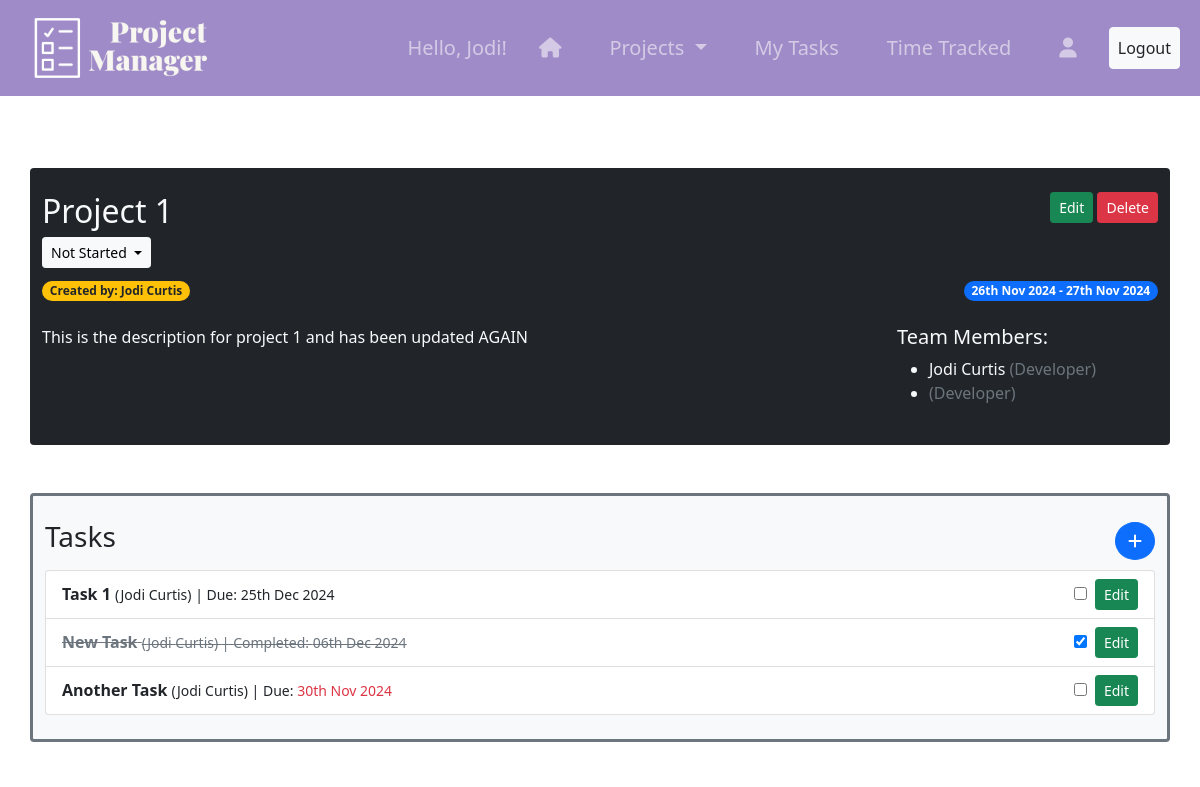
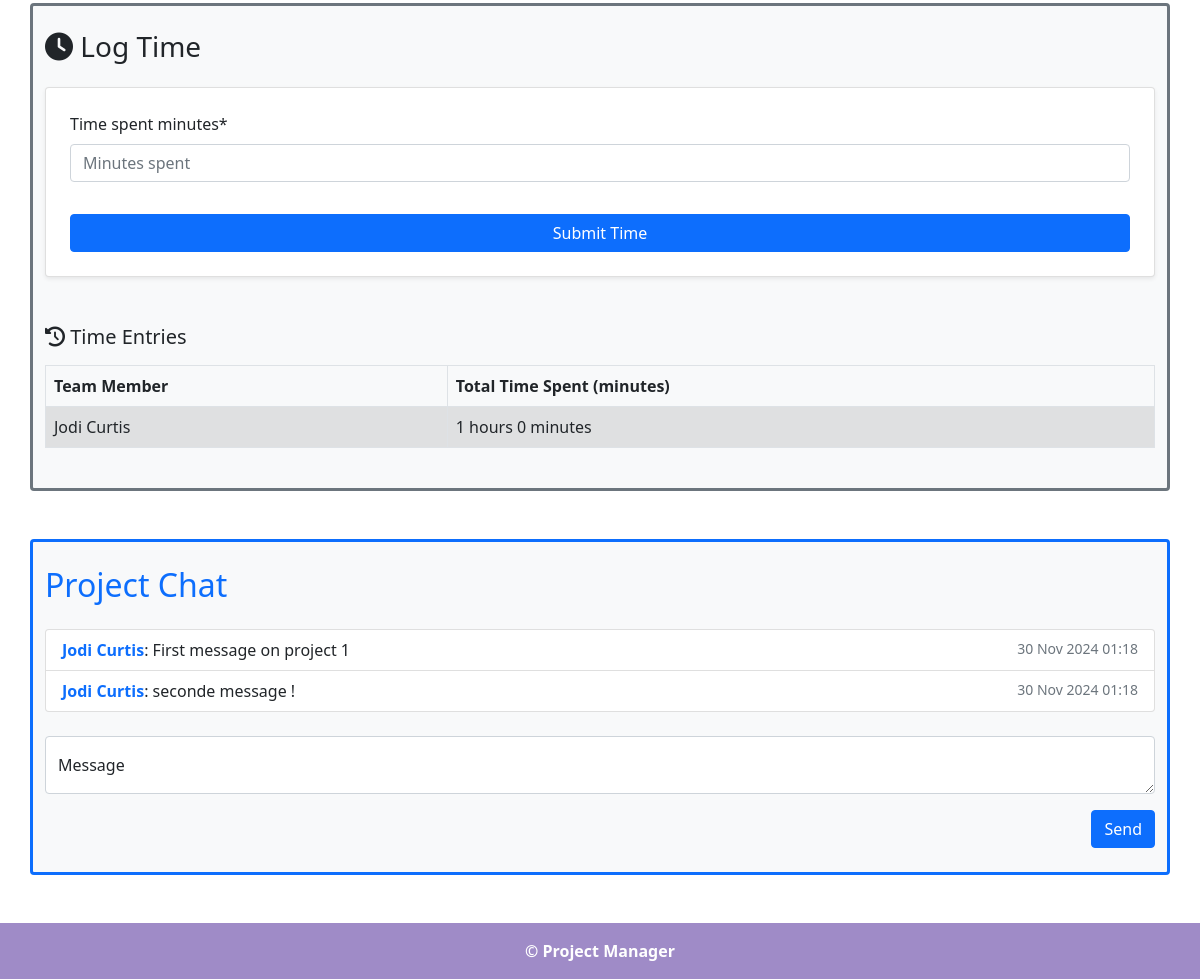
Screenshot of /projects/project/1 (signed in) with the database file from the repository (2 pictures, top to bottom).
### projects/models.py (models this page shows, shortened)
class Project(models.Model):
    STATUS_CHOICES = [
        ('Not Started', 'Not Started'),
        ('In Progress', 'In Progress'),
        ('Completed', 'Completed'),
    ]
    name = models.CharField(max_length=200)
    description = models.TextField()
    created_by = models.ForeignKey(User, on_delete=models.CASCADE)
    start_date = models.DateField(default=date.today) #default to today
    end_date = models.DateField(default= date.today() + timedelta(1)) #defult to tomorrow
    team_members = models.ManyToManyField(User, related_name='projects')
    status = models.CharField(max_length=50, choices=STATUS_CHOICES, default='Not Started') #default to not started

### users/models.py (models this page shows, shortened)
class Profile(models.Model):
    JOB_ROLE_CHOICES = [
        ('developer', 'Developer'),
        ('designer', 'Designer'),
        ('manager', 'Manager'),
        ('analyst', 'Analyst'),
        ('other', 'Other'),
    ]
    user = models.OneToOneField(User, on_delete=models.CASCADE)
    image = models.ImageField(default='default.jpg', upload_to='profile_pics')
    job_role = models.CharField(max_length=100, choices=JOB_ROLE_CHOICES, default='other') #default to other

### tasks/models.py (models this page shows, shortened)
class Task(models.Model):
    name = models.CharField(max_length=200)
    due_date = models.DateField(default= date.today() + timedelta(1)) #default to today
    completed_date = models.DateField(null=True, blank=True) # allow null or blank as shouldnt be set initially
    assigned_to = models.ForeignKey(User, on_delete=models.SET_NULL, null=True)
    complete = models.BooleanField(default=False) #default to false
    project = models.ForeignKey(Project, on_delete=models.CASCADE, related_name='tasks')
    def is_overdue(self):
        return not self.complete and self.due_date < date.today()

### chat/models.py (models this page shows, shortened)
class ChatMessage(models.Model):
    project = models.ForeignKey(Project, on_delete=models.CASCADE, related_name='messages')
    user = models.ForeignKey(User, on_delete=models.CASCADE)
    message = models.TextField()
    timestamp = models.DateTimeField(auto_now_add=True)

### projects/views.py (the view, shortened to what this page needs)
# urls.py: path('project/<int:pk>', ProjectDetailView.as_view(), name='project-detail'),
class ProjectDetailView(LoginRequiredMixin, DetailView):
    model = Project
    def get_context_data(self, **kwargs):
        context = super().get_context_data(**kwargs)
        context['tasks'] = self.object.tasks.all() #get all tasks
        chat_messages = self.object.messages.order_by('timestamp') #get chats and order by date/time
        context['form'] = TimeEntryForm()
        now = timezone.now()
        for message in chat_messages:
            message_date = message.timestamp.date()
            message_time = message.timestamp.strftime('%H:%M')
            if message_date == now.date():
                message.display_timestamp = f"Today {message_time}"
            elif message_date == (now - timedelta(days=1)).date():
                message.display_timestamp = f"Yesterday {message_time}"
            else:
                message.display_timestamp = message.timestamp.strftime('%d %b %Y %H:%M')
        context['chat_messages'] = chat_messages
        context['status_choices'] = Project.STATUS_CHOICES
        context['current_status'] = self.object.status
        context['time_entries'] = TimeEntry.objects.filter(project=self.object)
        total_time_by_user = (TimeEntry.objects.filter(project=self.object).values('user__username', 'user__first_name', 'user__last_name', 'user').annotate(total_time=Sum('time_spent_minutes')))
        for entry in total_time_by_user:
            total_minutes = entry['total_time']
            if total_minutes >= 60:
                hours = total_minutes // 60
                minutes = total_minutes % 60
                entry['total_time'] = f"{hours} hours {minutes} minutes"
            else:
                entry['total_time'] = f"{total_minutes} minutes"
        context['total_time_by_user'] = total_time_by_user
        return context

### projects/templates/projects/project_detail.html (shortened to what this page needs)
{% extends "projects/base.html" %}
{% load crispy_forms_tags %}
{% block content %}
    <div class="container">
        <div class="row bg-dark text-light rounded my-5 py-4">
            <div class="col-12 col-md-9">
                <h2>
                    {{ project.name }}
                    {% if project.created_by == user %}
                        <form method="POST">
                            <div class="dropdown">
                                <button class="btn btn-sm btn-light dropdown-toggle" type="button" id="statusDropdown" data-bs-toggle="dropdown" aria-expanded="false">
                                    {{ project.get_status_display }}
                                </button>
                            </div>
                        </form>
                    {% endif %}
                </h2>
            </div>
            <div class="col-12 col-md-3 text-start text-md-end">
                {% if project.created_by == user %}
                    <a class="btn btn-sm btn-success" href="{% url 'project-update' project.id %}">Edit</a>
                    <a class="btn btn-sm btn-danger" href="{% url 'project-delete' project.id %}">Delete</a>
                {% endif %}
            </div>
            <div class="col-12 col-md-6">
                <span class="badge rounded-pill bg-warning text-dark">Created by: {{ project.created_by.first_name }} {{ project.created_by.last_name }}</span>
            </div>
            <div class="col-12 col-md-6 text-start text-md-end">
                <span class="badge rounded-pill bg-primary">{{ project.start_date|date:'dS M Y' }} - {{ project.end_date|date:'dS M Y' }}</span>
            </div>
            <div class="col-12 col-md-9 mt-4">
                <p class="me-4">{{ project.description }}</p>
            </div>
            <div class="col-12 col-md-3 mt-4">
                {% if project.team_members.exists %}
                    <h5>Team Members:</h5>
                    <ul>
                        {% for member in project.team_members.all %}
                            <li>{{ member.first_name }} {{ member.last_name }} <span class="text-muted">({{ member.profile.get_job_role_display  }})</span></li>
                        {% endfor %}
                    </ul>
                {% endif %}
            </div>
        </div>
        {% if user in project.team_members.all %}
            <div class="row bg-light text-dark border border-secondary border-3 rounded my-5 py-4">
                <div class="col-12 d-flex justify-content-between align-items-center mb-2">
                    <h3>Tasks</h3>
                    <a class="btn btn-primary rounded-circle" href="{% url 'task-create' project.id %}"><i class="fas fa-plus"></i></a>
                </div>
                <div class="col-12">
                    {% if tasks %}
                        <ul class="list-group">
                            {% for task in tasks %}
                                <li class="list-group-item d-flex justify-content-between align-items-center">
                                    <div>
                                        <span class="{% if task.complete %}text-decoration-line-through text-muted{% endif %}">
                                            <strong>{{ task.name }}</strong>
                                            <small>
                                                {% if task.assigned_to %}
                                                    ({{ task.assigned_to.first_name }} {{ task.assigned_to.last_name }})
                                                {% else %}
                                                    (Unassigned)
                                                {% endif %}
                                                |
                                                {% if task.complete %}
                                                    Completed: {{ task.completed_date|date:'dS M Y' }}
                                                {% else %}
                                                    Due: <span class="{% if task.is_overdue %}text-danger{% endif %}">{{ task.due_date|date:'dS M Y' }}</span>
                                                {% endif %}
                                            </small>
                                        </span>
                                    </div>
                                    <div class="d-flex align-items-center">
                                        <form method="post" action="{% url 'project-detail' object.pk %}" class="me-2">
                                            <input
                                                type="checkbox"
                                                name="complete"
                                                {% if task.complete %} checked {% endif %}
                                                onchange="this.form.submit();">
                                        </form>
                                        <a class="btn btn-sm btn-success" href="{% url 'task-edit' task.id %}">Edit</a>
                                    </div>
                                </li>
                            {% endfor %}
                        </ul>
                    {% else %}
                        <p class="text-muted">No tasks assigned to this project.</p>
                    {% endif %}
                </div>
            </div>
            <div class="row bg-light text-dark border border-secondary border-3 rounded my-5 py-4">
                <div class="col-12 mb-5">
                    <h3 class="mb-4"><i class="fas fa-clock"></i> Log Time</h3>
                    <form method="POST" class="card p-4 shadow-sm">
                        <div class="form-group mb-3">
                            {{ form|crispy }}
                        </div>
                        <button type="submit" class="btn btn-primary w-100">Submit Time</button>
                    </form>
                </div>
                <div class="col-12">
                    <h5 class="mb-3"><i class="fas fa-history"></i> Time Entries</h5>
                    <div class="table">
                        <table class="table table-striped table-bordered">
                            <thead>
                                <tr>
                                    <th>Team Member</th>
                                    <th>Total Time Spent (minutes)</th>
                                </tr>
                            </thead>
                            <tbody>
                                {% if total_time_by_user %}
                                    {% for entry in total_time_by_user %}
                                        <tr>
                                            <td>{{ entry.user__first_name }} {{ entry.user__last_name }}</td>
                                            <td>{{ entry.total_time }}</td>
                                        </tr>
                                    {% endfor %}
                                {% else %}
                                    <tr>
                                        <td colspan="2" class="text-center text-muted">No time entries logged.</td>
                                    </tr>
                                {% endif %}
                            </tbody>
                        </table>
                    </div>
                </div>
            </div>
            <div class="row bg-light text-dark border border-primary border-3 rounded my-5 py-4">
                <div class="col-12 mb-3">
                    <h2 class="text-primary">Project Chat</h2>
                </div>
                <div class="col-12 mb-4">
                    <ul class="list-group">
                        {% if chat_messages.exists %}
                            {% for message in chat_messages %}
                                <li class="list-group-item">
                                    <strong class="text-primary">{{ message.user.first_name }} {{ message.user.last_name }}</strong>:
                                    <span>{{ message.message }}</span>
                                    <small class="text-muted float-end">{{ message.display_timestamp }}</small>
                                </li>
                            {% endfor %}
                        {% else %}
                            <li class="list-group-item text-muted">No messages yet.</li>
                        {% endif %}
                    </ul>
                </div>
                <div class="col-12">
                    <form method="post">
                        <div class="form-floating mb-3">
                            <textarea class="form-control" placeholder="Add a new message" name="chat_message" id="chat_message"></textarea>
                            <label for="chat_message">Message</label>
                        </div>
                        <div class="text-end">
                            <button type="submit" class="btn btn-primary">Send</button>
                        </div>
                    </form>
                </div>
            </div>
        {% else %}
            <div class="alert alert-danger">You must be a member of this projects team to view its tasks and messages.</p>
        {% endif %}
    </div>
{% endblock content %}

### projects/templates/projects/base.html (shortened to what this page needs)
<!DOCTYPE html>
<html lang="en">
<head>
    <link href="https://cdn.jsdelivr.net/npm/bootstrap@5.0.2/dist/css/bootstrap.min.css" rel="stylesheet">
    {% load static %}
    <link rel="stylesheet" href="{% static 'css/style.css' %}">
</head>
<body>
    <div class="col-md-12">
        <nav class="navbar navbar-expand-lg navbar-dark" id="menu">
            <div class="container-fluid">
                <a class="navbar-brand" href="{% url 'project-home' %}">
                    <img src="{% static 'images/logo.png' %}" alt="Logo" id="logo">
                </a>
                <div class="collapse navbar-collapse justify-content-end" id="navbarNavDropdown">
                    <ul class="navbar-nav">
                        {% if user.is_authenticated %}
                            <span class="navbar-text mx-2 fs-5">Hello, {{ user.first_name }}!</span>
                            <li class="nav-item mx-3">
                                <a class="nav-link fs-5 {% if request.resolver_match.url_name == 'project-home' %}active{% endif %}" href="{% url 'project-home' %}"><i class="fa-solid fa-house"></i></a>
                            </li>
                            <li class="nav-item dropdown">
                                <a class="nav-link dropdown-toggle mx-3 fs-5 {% if request.resolver_match.url_name == 'project-list' or request.resolver_match.url_name == 'project-create' %}active{% endif %}
                                " href="#" id="navbarDropdown" role="button" data-bs-toggle="dropdown" aria-expanded="false">
                                    Projects
                                </a>
                            </li>
                            <li class="nav-item mx-3">
                                <a class="nav-link fs-5 {% if request.resolver_match.url_name == 'task-home' %}active{% endif %}" href="{% url 'task-home' %}">My Tasks</a>
                            </li>
                            <li class="nav-item mx-3">
                                <a class="nav-link fs-5 {% if request.resolver_match.url_name == 'time-tracked' %}active{% endif %}" href="{% url 'time-tracked' %}">Time Tracked</a>
                            </li>
                            <li class="nav-item mx-3">
                                <a class="nav-link fs-5 {% if request.resolver_match.url_name == 'profile' %}active{% endif %}" href="{% url 'profile' %}"><i class="fa-solid fa-user"></i></a>
                            </li>
                            <form method="POST" action="{% url 'logout' %}" class="form-inline nav-item d-flex align-items-center">
                                <button type="submit" class="btn btn-logout nav-link btn-light text-dark mx-2">
                                    Logout
                                </button>
                            </form>
                        {% endif %}
                    </ul>
                </div>
            </div>
        </nav>
        <div class="container pt-4">
        </div>
        {% block content %}{% endblock %}
        <footer class="py-3 mt-5">
            <strong>&copy; Project Manager</strong>
        </footer>
    </div>
</body>
</html>

### rows the page displays
Project: name "Project 1", status "Not Started", created_by.first_name "Jodi", created_by.last_name "Curtis", start_date "26th Nov 2024", end_date "27th Nov 2024", description "This is the description for project 1 and has been updated AGAIN"
Task: name "Task 1", assigned_to.first_name "Jodi", assigned_to.last_name "Curtis", due_date "25th Dec 2024"
Task: name "New Task", assigned_to.first_name "Jodi", assigned_to.last_name "Curtis", completed_date "06th Dec 2024", complete "☑"
Task: name "Another Task", assigned_to.first_name "Jodi", assigned_to.last_name "Curtis", due_date "30th Nov 2024"
ChatMessage: user.first_name "Jodi", user.last_name "Curtis", message "First message on project 1", display_timestamp "30 Nov 2024 01:18"
ChatMessage: user.first_name "Jodi", user.last_name "Curtis", message "seconde message !", display_timestamp "30 Nov 2024 01:18"

### other values shown
{{ user.first_name }} "Jodi"
{{ member.first_name }} "Jodi"
{{ member.last_name }} "Curtis"
{{ member.profile.get_job_role_display }} "Developer"
{{ entry.user__first_name }} "Jodi"
{{ entry.user__last_name }} "Curtis"
{{ entry.total_time }} "1 hours 0 minutes"
